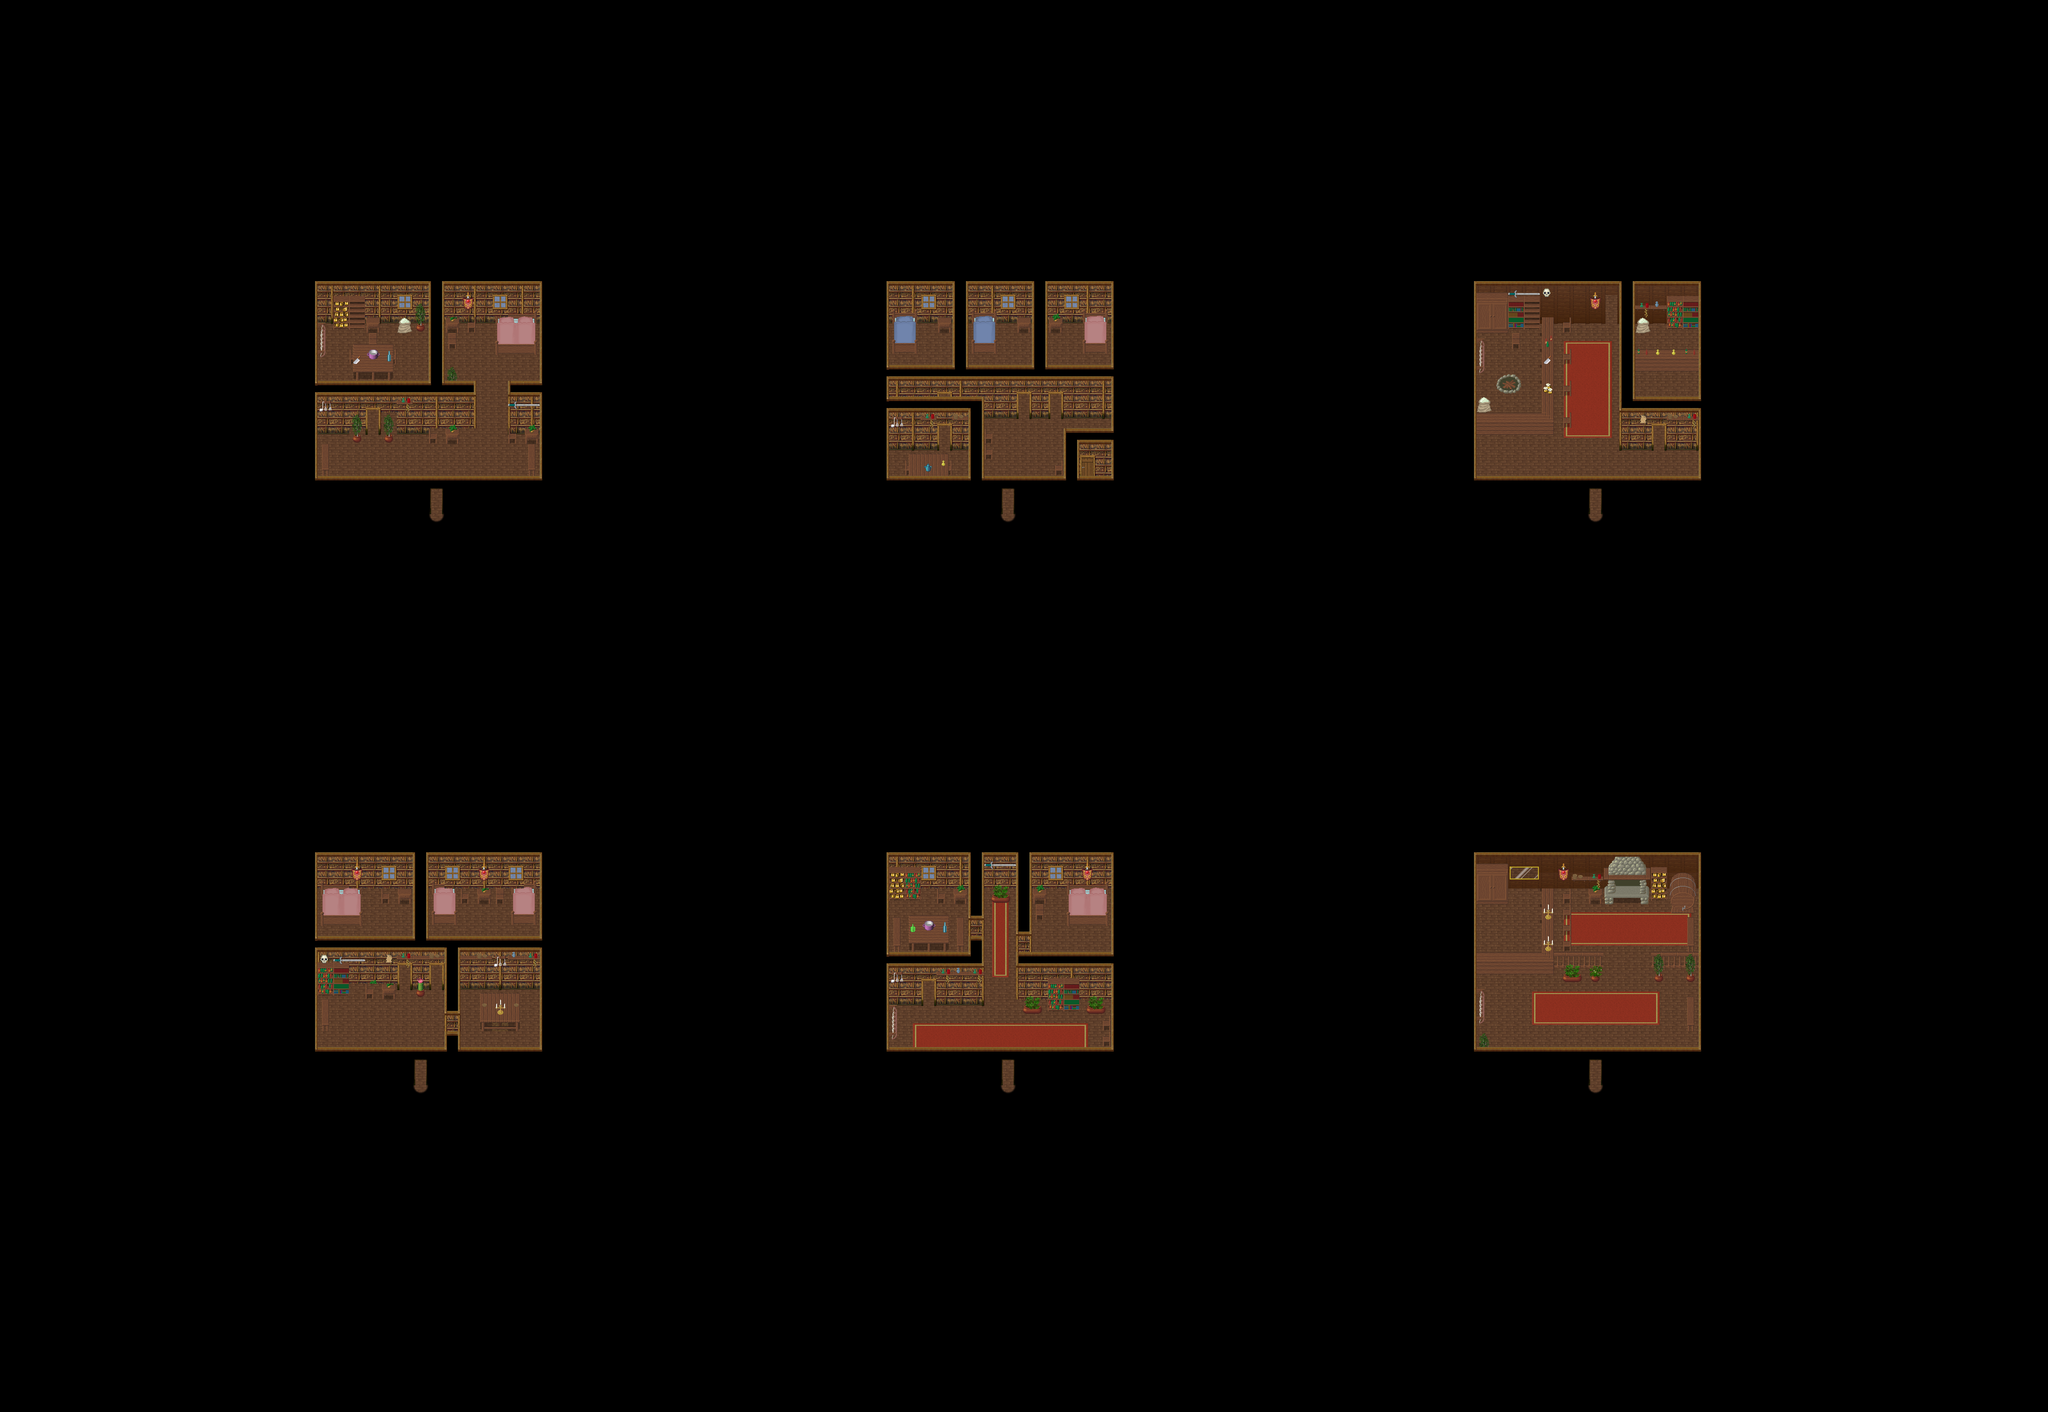

This is a level from a 2D game, rendered from its Tiled map with the project's own tilesets. A one-line summary and the map file follow, with tile-layer data summarised:
An orthogonal 129x89 tile map with 32x32 px tiles, 4 tile layers (ground, ground2, fringe, top), 1 hidden layer not drawn, 6 tilesets and 11 objects (7x warp, 3x NPC, 20x20).

<map version="1.0" orientation="orthogonal" width="129" height="89" tilewidth="32" tileheight="32">
 <properties>
  <property name="folder" value="001-1_casas" />
  <property name="music" value="butterfly_tea_-_heart_of_medieval_01.ogg" />
  <property name="name" value="Vila dos Pescadores" />
 </properties>
 <tileset firstgid="1" name="colision" tilewidth="32" tileheight="32">
  <image source="../graphics/tiles/collision.png" width="64" height="32" />
 </tileset>
 <tileset firstgid="3" name="cabana_in" tilewidth="32" tileheight="32">
  <image source="../graphics/tiles/cabana_in.png" width="512" height="160" />
 </tileset>
 <tileset firstgid="83" name="canana_in X3" tilewidth="32" tileheight="96">
  <image source="../graphics/tiles/cabana_in_x3.png" width="512" height="96" />
 </tileset>
 <tileset firstgid="99" name="in" tilewidth="32" tileheight="32">
  <image source="../graphics/tiles/woodland_indoor.png" width="512" height="512" />
 </tileset>
 <tileset firstgid="355" name="in X3" tilewidth="32" tileheight="96">
  <image source="../graphics/tiles/woodland_indoor_x3.png" width="512" height="96" />
 </tileset>
 <tileset firstgid="371" name="pots" tilewidth="32" tileheight="64">
  <image source="../graphics/tiles/Pots_x2.png" width="512" height="64" />
 </tileset>
 <layer name="ground" width="129" height="89">
  <data>[11481 cells, 11418 non-empty, 34 distinct tile ids]</data>
 </layer>
 <layer name="ground2" width="129" height="89">
  <data>[11481 cells, 126 non-empty, 20 distinct tile ids]</data>
 </layer>
 <layer name="fringe" width="129" height="89">
  <data>[11481 cells, 307 non-empty, 93 distinct tile ids]</data>
 </layer>
 <layer name="top" width="129" height="89">
  <data>[11481 cells, 718 non-empty, 66 distinct tile ids]</data>
 </layer>
 <layer name="collision" width="200" height="140" visible="0" opacity="0.48">
  <data>[28000 cells, 27278 non-empty, 1 distinct tile ids]</data>
 </layer>
 <objectgroup name="warps" width="0" height="0">
  <object name="paraCasa5(001)" type="warp" x="864" y="1024">
   <properties>
    <property name="dest_map" value="001" />
    <property name="x" value="36" />
    <property name="y" value="25" />
   </properties>
  </object>
  <object name="paraCasa1(001)" type="warp" x="2016" y="1024">
   <properties>
    <property name="map" value="001" />
    <property name="x" value="51" />
    <property name="y" value="66" />
   </properties>
  </object>
  <object name="paraCasa6(001-1)" type="warp" x="832" y="2176">
   <properties>
    <property name="map" value="001" />
    <property name="x" value="48" />
    <property name="y" value="37" />
   </properties>
  </object>
  <object name="paraCasa3(001)" type="warp" x="3200" y="2176">
   <properties>
    <property name="map" value="001" />
    <property name="x" value="44" />
    <property name="y" value="52" />
   </properties>
  </object>
  <object name="paraCasa2b(001)" type="warp" x="3232" y="608" width="32" height="32">
   <properties>
    <property name="map" value="001" />
    <property name="x" value="58" />
    <property name="y" value="49" />
   </properties>
  </object>
  <object name="paraCasa2a(001)" type="warp" x="3200" y="1024">
   <properties>
    <property name="map" value="001" />
    <property name="x" value="58" />
    <property name="y" value="54" />
   </properties>
  </object>
  <object name="paraCasa4(001-1)" type="warp" x="2016" y="2176">
   <properties>
    <property name="map" value="001" />
    <property name="x" value="26" />
    <property name="y" value="38" />
   </properties>
  </object>
 </objectgroup>
 <objectgroup name="magins" width="129" height="89" visible="0">
  <object name="20x20" x="1126" y="1048" width="640" height="640" />
 </objectgroup>
 <objectgroup name="NPCs" width="129" height="89">
  <object name="VendedorDeComidasEpoções" type="NPC" x="3360" y="672" width="32" height="32" />
  <object name="VendedorDeArmas" type="NPC" x="3040" y="672" width="32" height="32" />
  <object name="VendedorDeRoupas" type="NPC" x="3008" y="1856" width="32" height="32" />
 </objectgroup>
 <objectgroup color="#ff55ff" name="scripts" width="129" height="89">
  <properties>
   <property name="file-carol" value="carolina.conf" />
   <property name="file-dubri" value="dubri.conf" />
   <property name="file-mestre" value="MestreDosMagos.conf" />
  </properties>
 </objectgroup>
</map>
